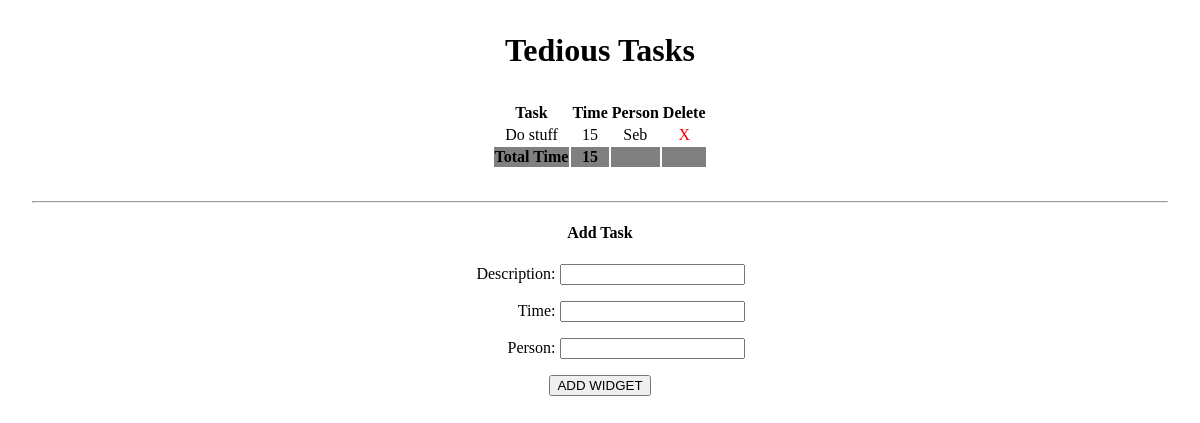
Before: / with the older database file.
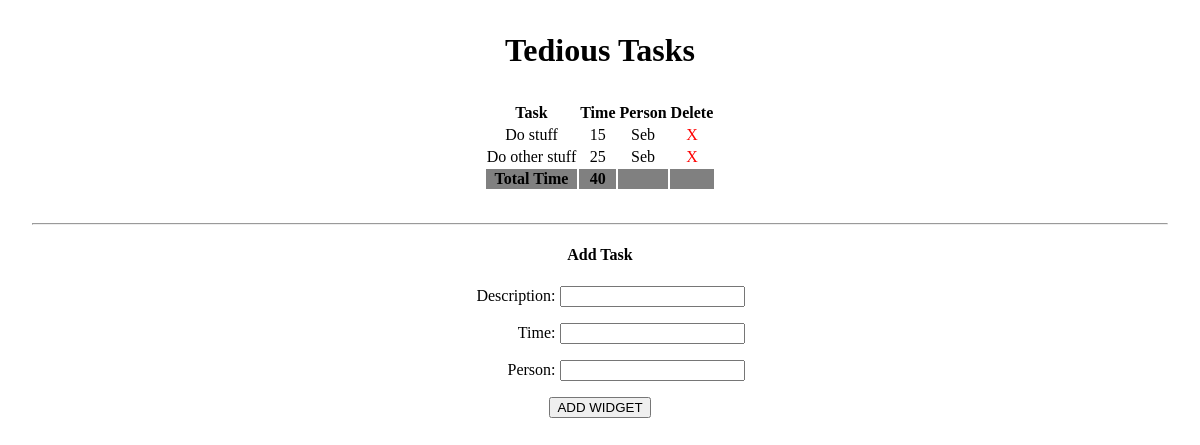
After: the same page with the newer database file.
### main/models.py (models this page shows)
class Task(models.Model):
  description = models.CharField(max_length=100)
  time = models.IntegerField()
  person = models.CharField(max_length=100)

### main/views.py (the view)
# urls.py: path('', views.index, name='index'),
def index(request):
  tasks = Task.objects.all()
  total_time = tasks.aggregate(Sum('time'))
  if request.method == 'POST':
    form = TaskForm(request.POST)
    if form.is_valid():
      new_task = form.save()
      return HttpResponseRedirect('/')
  else:
    form = TaskForm()
  return render(request, 'index.html', {'form':form, 'tasks':tasks, 'total_time': total_time })

### main/forms.py
class TaskForm(ModelForm):
  class Meta:
    model = Task
    fields = '__all__'

### main/templates/index.html (shortened to what this page needs)
{% load static %}
<!DOCTYPE html>
<html lang="en">
<head>
  <link rel="stylesheet" href="https://unpkg.com/purecss@1.0.0/build/pure-min.css">
  <link rel="stylesheet" type="text/css" href="{% static 'css/style.css' %}">
</head>
<body>
  <h1>Tedious Tasks</h1>
  {% if tasks|length == 0 %}
    <h3>No Tasks Exist</h3>
  {% else %}
    <table class="pure-table pure-table-striped">
      <thead>
        <tr>
          <th>Task</th>
          <th>Time</th>
          <th>Person</th>
          <th>Delete</th>
        </tr>
      </thead>
      {% for task in tasks %}
        <tr>
          <td> {{ task.description }}</td>
          <td> {{ task.time }}</td>
          <td> {{ task.person }}</td>
          <td> <a href="/delete_task/{{ task.id }}">X</a></td>
        </tr>
      {% endfor %}
      <tfoot>
        <tr>
          <th>Total Time</th>
          <th>{{ total_time.time__sum }}</th>
          <th></th>
          <th></th>
        </tr>
      </tfoot>
    </table>
  {% endif %}
  <hr>
  <h4>Add Task</h4>
  <form class="pure_form" action="" method="post">
    {{ form.as_p }}
    <input class="pure-button" type="submit" value="ADD WIDGET">
</form>
</body>
</html>

### main/static/css/style.css (style rules this page uses)
body { text-align: center; margin: 2rem; }
label { display: inline-block; width: 100px; text-align: right; }
table { margin: 2rem auto; }
table a { color: red; text-decoration: none; }
tfoot { background-color: grey; }

Changed rows visible on the page:
added Task: description "Do other stuff", time "25", person "Seb"
Other visible differences:
{{ total_time.time__sum }}: "15" → "40"
